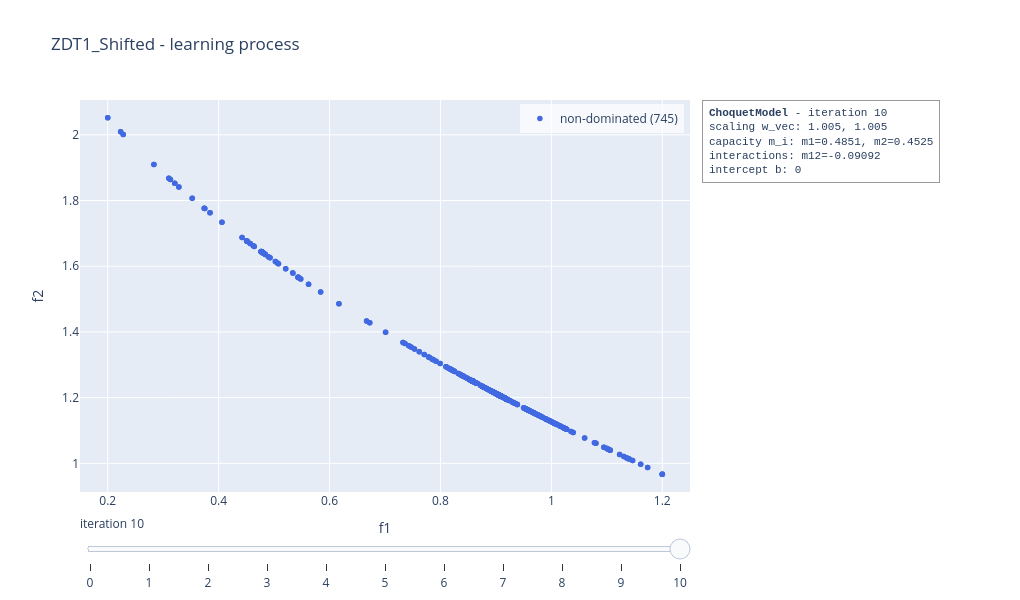

The code cell stored with this chart in its notebook:
### Code cell
choquet_model.visualise("learning", show = False)

### Figure 1 — Plotly figure (JSON) as saved in the notebook; plotly's stock layout.template omitted (floating-point values rounded to 4 significant figures; data arrays with more than 128 entries replaced by an {"elided": "..."} marker saying what was removed)
{"data": [{"marker": {"color": "royalblue", "size": 5.5}, "mode": "markers", "name": "non-dominated (745)", "type": "scatter", "x": {"elided": "745 float values"}, "y": {"elided": "745 float values"}}], "layout": {"annotations": [{"align": "left", "bgcolor": "rgba(255,255,255,0.85)", "bordercolor": "#999999", "borderpad": 6, "borderwidth": 1, "font": {"family": "Courier New, monospace", "size": 11}, "showarrow": false, "text": "<b>ChoquetModel</b> - iteration 10<br>scaling w_vec: 1.005, 1.005<br>capacity m_i: m1=0.4851, m2=0.4525<br>interactions: m12=-0.09092<br>intercept b: 0", "x": 1.02, "xanchor": "left", "xref": "paper", "y": 1, "yanchor": "top", "yref": "paper"}], "height": 600, "legend": {"bgcolor": "rgba(255,255,255,0.7)", "x": 0.99, "xanchor": "right", "y": 0.99, "yanchor": "top"}, "margin": {"r": 330}, "showlegend": true, "sliders": [{"active": 10, "currentvalue": {"prefix": "iteration "}, "steps": [{"args": [["0"], {"frame": {"redraw": true}, "mode": "immediate"}], "label": "0", "method": "animate"}, {"args": [["1"], {"frame": {"redraw": true}, "mode": "immediate"}], "label": "1", "method": "animate"}, {"args": [["2"], {"frame": {"redraw": true}, "mode": "immediate"}], "label": "2", "method": "animate"}, {"args": [["3"], {"frame": {"redraw": true}, "mode": "immediate"}], "label": "3", "method": "animate"}, {"args": [["4"], {"frame": {"redraw": true}, "mode": "immediate"}], "label": "4", "method": "animate"}, {"args": [["5"], {"frame": {"redraw": true}, "mode": "immediate"}], "label": "5", "method": "animate"}, {"args": [["6"], {"frame": {"redraw": true}, "mode": "immediate"}], "label": "6", "method": "animate"}, {"args": [["7"], {"frame": {"redraw": true}, "mode": "immediate"}], "label": "7", "method": "animate"}, {"args": [["8"], {"frame": {"redraw": true}, "mode": "immediate"}], "label": "8", "method": "animate"}, {"args": [["9"], {"frame": {"redraw": true}, "mode": "immediate"}], "label": "9", "method": "animate"}, {"args": [["10"], {"frame": {"redraw": true}, "mode": "immediate"}], "label": "10", "method": "animate"}]}], "title": {"text": "ZDT1_Shifted - learning process"}, "width": 1020, "xaxis": {"range": [0.15, 1.25], "title": {"text": "f1"}}, "yaxis": {"range": [0.9127, 2.106], "title": {"text": "f2"}}}}
